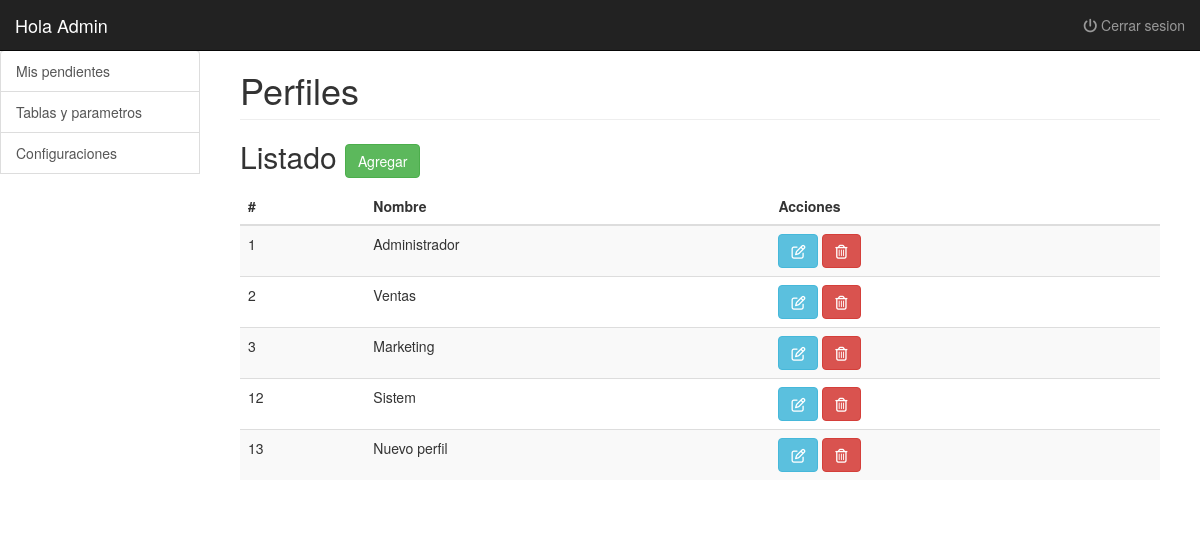
The app's page /tp-2/perfiles.php (signed in) with its own data.
### tables this page shows
CREATE TABLE `perfil` (
  `id` int(11) NOT NULL,
  `nombre` varchar(100) NOT NULL
);

### tp-2/clases/perfil.php (called while the page is built, shortened)
<?php
Class Perfil{
	private $con;
	public function __construct($con){
		$this->con = $con;
	}
	public function getList(){
		$query = "SELECT id, nombre
		           FROM perfil";
        return $this->con->query($query);
	}
}
?>

### tp-2/perfiles.php (the view, shortened to what this page needs)
<?php
require('header.php');
?>
<div class="container-fluid">
	  <?php $perfilMenu = 'Perfiles';
	 $perfiles = new Perfil($con);
	include('side_bar.php');
        ?>
        <div class="col-sm-9 col-md-10 main">
		  <h1 class="page-header">
            Perfiles
          </h1>
          <h2 class="sub-header">Listado <a href="perfiles_ae.php"><button type="button" class="btn btn-success" title="Agregar">Agregar</button></a></h2>
          <div class="table-responsive">
            <table class="table table-striped">
              <thead>
                <tr>
                  <th>#</th>
                  <th>Nombre</th>
				  <th>Acciones</th>
                </tr>
              </thead>
			  <tbody>
				<?php
					foreach($perfiles->getList() as $perfil){?>
						<tr>
						  <td><?php echo $perfil['id'];?></td>
						  <td><?php echo $perfil['nombre'];?></td>
						  <td>
						      <a href="perfiles_ae.php?edit=<?php echo $perfil['id']?>"><button type="button" class="btn btn-info" title="Modificar"><i class="far fa-edit"></i></i></button></a>
							  <a href="perfiles.php?del=<?php echo $perfil['id']?>"><button type="button" class="btn btn-danger" title="Borrar" onclick= "return ConfirmDelete()"><i class="far fa-trash-alt"></i></button></a>
					      </td>
						</tr>
				    <?php }?>
              </tbody>
            </table>
          </div>
      </div>
	</div>
</div>
<?php include('footer.php');?>

### tp-2/css/styles.css (style rules this page uses)
body { padding-top: 50px; background-color: while; }
.main { padding: 20px; background-color: #fff; }
@media (min-width: 768px) { .main { padding-right: 40px; padding-left: 40px; } }
.main .page-header { margin-top: 0; }

### records on screen
perfil: id "1", nombre "Administrador"
perfil: id "2", nombre "Ventas"
perfil: id "3", nombre "Marketing"
perfil: id "12", nombre "Sistem"
perfil: id "13", nombre "Nuevo perfil"

### other values on screen
$_SESSION['usuario']['nombre'] "Admin"
